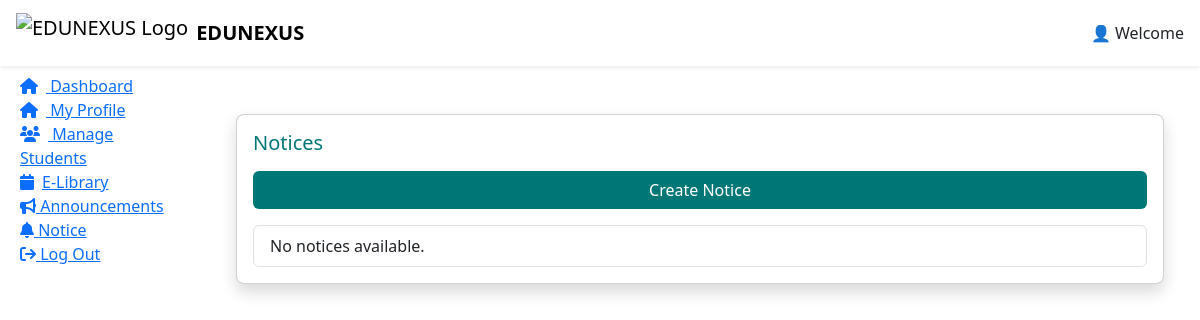
The app's page /dashboard/notices/ (signed in), older data.
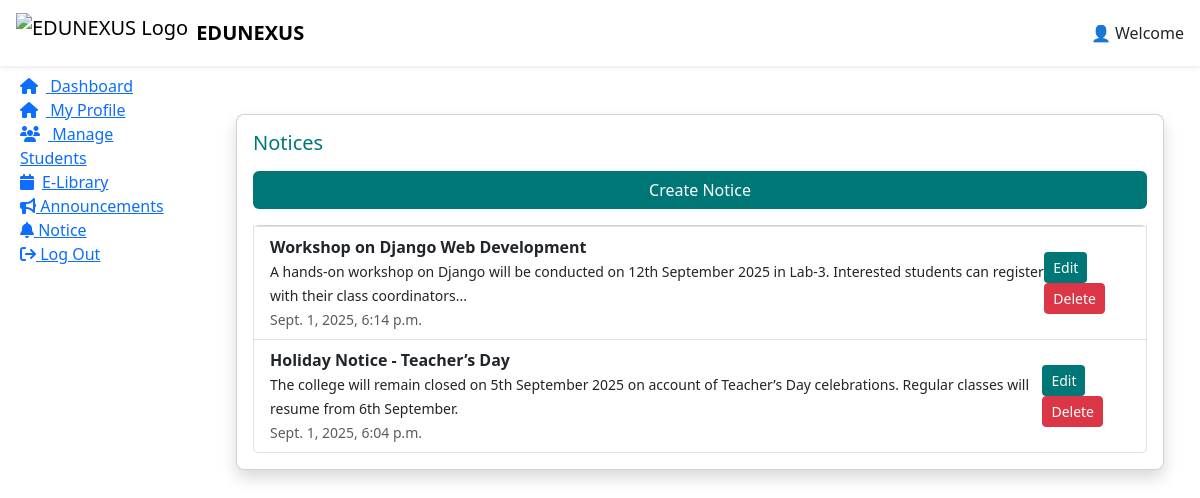
The same page, newer data.
### app_edunexus/models.py (models this page shows, shortened)
class Notice(models.Model):
    title = models.CharField(max_length=200)
    description = models.TextField()
    created_at = models.DateTimeField(default=timezone.now)
    class Meta:
        db_table = 'Notice'

### app_edunexus/views.py (the view)
# urls.py: path('dashboard/notices/', views.notice_list, name='notice_list'),
def notice_list(request):
    user_id = request.session.get('user_id')
    admin_email = request.session.get('admin_email')
    if not user_id and not admin_email:
        return redirect('log_in')
    user = None
    if admin_email:
        user = User.objects.filter(Email=admin_email).first()
    else:
        user = User.objects.filter(id=user_id).first()
    notices = Notice.objects.all().order_by('-created_at')
    if user and user.Role == "Teacher":
        return render(request, "teacher_dashboard.html", {"notices": notices, "notice_list": "notice_list"})
    elif user and user.Role == "Student":
        return render(request, "student_dashboard.html", {"notices": notices, "notice_list": "notice_list"})
    else:  # admin
        return render(request, "admin_dashboard.html", {"notices": notices, "notice_list": "notice_list"})

### app_edunexus/templates/teacher_dashboard.html (shortened to what this page needs)
{% extends "base_dashboard.html" %}
{% load static %}
{% block nav_right %}
👤 Welcome
{% endblock %}
{% block sidebar %}
<li><a href="{% url 'Teacher_Dashboard' %}" class="capsule"><i class="fa fa-home me-2"></i> Dashboard</a></li>
<li><a href="{% url 'my_profile_teacher' %}" class="capsule"><i class="fa fa-home me-2"></i> My Profile</a></li>
<li><a href="{% url 'manage_students_teacher' %}" class="capsule"><i class="fa fa-users me-2"></i> Manage Students</a>
</li>
<li><a href="{% url 'ebook_list_teacher' %}" class="capsule"><i class="fa fa-calendar me-2"></i>E-Library</a></li>
<li><a href="{% url 'announcement_list' %}" class="capsule" style="cursor: pointer;"><i class="fa-solid fa-bullhorn"></i>
    Announcements</a></li>
<li><a href="{% url 'notice_list' %}" class="capsule" style="cursor: pointer;"><i class="fa-solid fa-bell"></i>
    Notice</a></li>
<li><a href="{% url 'log_out' %}" class="capsule"><i class="fa fa-sign-out" aria-hidden="true"></i> Log Out</a>
{% endblock %}
{% block main %}
<section class="container mt-4">
{% if notice_list %}
<div class="card shadow p-3 rounded-3 mt-3">
    <h5 class="mb-3" style="color:#007777;">Notices</h5>
    <a href="{% url 'notice_create' %}" class="btn mb-3" style="background:#007777; color:white;">Create Notice<a>
    <ul class="list-group">
        {% for n in notices %}
        <li class="list-group-item d-flex justify-content-between align-items-center">
            <div>
                <strong>{{ n.title }}</strong><br>
                <small>{{ n.description }}</small><br>
                <span class="text-muted small">{{ n.created_at }}</span>
            </div>
            <div>
                <a href="{% url 'notice_update' n.id %}" class="btn btn-sm" style="background:#007777; color:white;">Edit</a>
                <a href="{% url 'notice_delete' n.id %}" class="btn btn-sm btn-danger">Delete</a>
            </div>
        </li>
        {% empty %}
        <li class="list-group-item">No notices available.</li>
        {% endfor %}
    </ul>
</div>
{% endif %}
{% endblock %}

### app_edunexus/templates/base_dashboard.html (shortened to what this page needs)
{% load static %}
<!DOCTYPE html>
<html lang="en">
<head>
    <link href="https://cdn.jsdelivr.net/npm/bootstrap@5.3.0/dist/css/bootstrap.min.css" rel="stylesheet">
    <link rel="stylesheet" href="https://cdn.jsdelivr.net/npm/bootstrap-icons@1.11.3/font/bootstrap-icons.css">
    <link rel="stylesheet" href="https://cdnjs.cloudflare.com/ajax/libs/font-awesome/6.4.0/css/all.min.css">
    <link rel="stylesheet" href="https://res.cloudinary.com/duhg4tvty/raw/upload/v1756632209/base_dashboard_qkaxmi.css">
</head>
<body>
    <header class="navbar navbar-light bg-white shadow-sm px-3 sticky-top">
        <a class="navbar-brand d-flex align-items-center" href="#">
            <img src="https://res.cloudinary.com/duhg4tvty/image/upload/v1755177148/edunexus-logo_u6jmfs.png"
                alt="EDUNEXUS Logo" class="me-2" style="height:40px;">
            <span class="fw-bold logo-text Edunexus">EDUNEXUS</span>
        </a>
        <div class="ms-auto d-flex align-items-center">
            {% block nav_right %}{% endblock %}
        </div>
    </header>
    <div class="container-fluid">
        <div class="row">
            <nav id="sidebarMenu" class="col-lg-2 d-lg-block  sidebar collapse offcanvas-lg offcanvas-start"
                style="top:8%">
                <div class="offcanvas-body p-2" data-bs-backdrop="false">
                    <ul class="list-unstyled sidebar-menu">
                        {% block sidebar %}{% endblock %}
                    </ul>
                </div>
            </nav>
            <main class="col-lg-10 ms-auto p-4">
                {% block main %}{% endblock %}
            </main>
        </div>
    </div>
</body>
</html>

Row changes from the older to the newer data that the page shows:
added Notice: title "Workshop on Django Web Development", description "A hands-on workshop on Django will be conducted on 12th September 2025 in Lab-3. Interested students can register with their class coordinators...", created_at "Sept. 1, 2025, 6:14 p.m."
added Notice: title "Holiday Notice - Teacher’s Day", description "The college will remain closed on 5th September 2025 on account of Teacher’s Day celebrations. Regular classes will resume from 6th September.", created_at "Sept. 1, 2025, 6:04 p.m."
Text that changed along with them:
text no longer shown: "No notices available."
